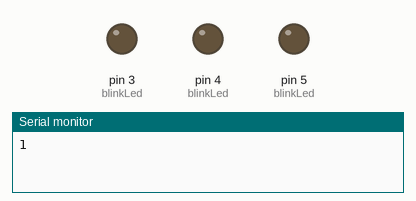
Recording of a sketch running on a simulated Arduino Uno, built with avr-gcc and run on an emulated ATmega328P. Shown: output pins drawn as LEDs (lit = HIGH), the last lines printed to the serial monitor.

Above: at 0.5 s.
At 2.5 s:
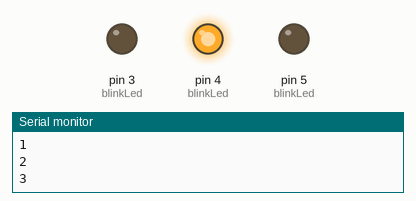
At 3.5 s:
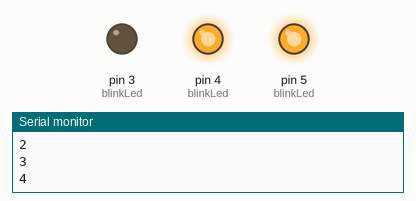
At 4.5 s:
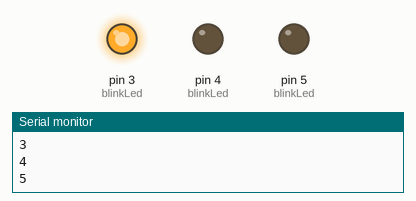
At 6.5 s:
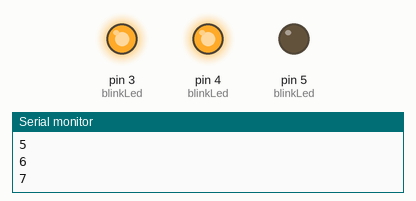
At 9.5 s:
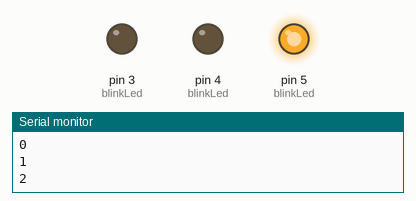
Timing chart, 0 to 10.4 s (numbered marks = the images above):
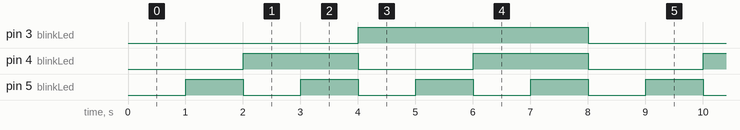

Measured:
- by itself, pin 3 (blinkLed): alternates HIGH for 4.0 s and LOW for 4.0 s
- by itself, pin 4 (blinkLed): alternates HIGH for 2.0 s and LOW for 2.0 s
- by itself, pin 5 (blinkLed): alternates HIGH for 1.0 s and LOW for 1.0 s

The sketch:

circuits.ino
```cpp
enum State {
  up0,        // 0
  up1,        // 1
  up2,        // 2
  up3,        // 3
  up4,        // 4
  up5,        // 5
  up6,        // 6
  up7,
};

State counterState = up0; //What state are we currently in?

bool bit1;
bool bit2;
bool bit3;


void setup() {

  Serial.begin(9600);

}

State nextState(State state) {
  switch (state) {
    case up0:               //When state up0 , the FSM must:

      bit1 = 0;        //set the bits to match the Count
      bit2 = 0;
      bit3 = 0;

      blinkLed(state);


      state = up1;          //Move to the next state
      //The next loop will go to case up1

      break;                       //Break to the end of the switch
    //So the next case won't run

    case up1:               //only if counterState == up1
      bit1 = 1;
      blinkLed(state);
      state = up2;
      break;

    case up2:
      bit1 = 0;
      bit2 = 1;
      blinkLed(state);
      state = up3;
      break;

    case up3:
      bit1 = 1;
      blinkLed(state);
      state = up4;
      break;

    case up4:
      bit1 = 0;
      bit2 = 0;
      bit3 = 1;
      blinkLed(state);
      state = up5;
      break;

    case up5:
      bit1 = 1;
      blinkLed(state);
      state = up6;
      break;

    case up6:
      bit1 = 0;
      bit2 = 1;
      blinkLed(state);
      state = up7;
      break;

    case up7:
      bit1 = 1;
      blinkLed(state);
      state = up0;
      break;


  }
  return state;
}

void loop() {

  counterState = nextState(counterState);
  Serial.println(counterState);
  delay(1000);
}


void blinkLed(State state) {
  pinMode(3,OUTPUT);
  digitalWrite(3,bit3);
  pinMode(4,OUTPUT);
  digitalWrite(4,bit2);
  pinMode(5,OUTPUT);
  digitalWrite(5,bit1);

}
```
